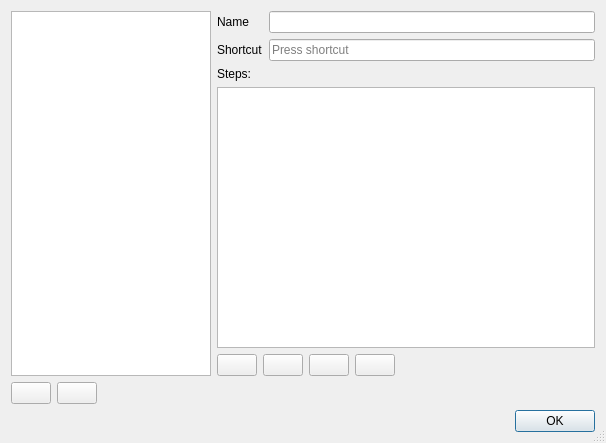
<?xml version="1.0" encoding="UTF-8"?>
<ui version="4.0">
 <class>MacroEditorDialog</class>
 <widget class="QDialog" name="MacroEditorDialog">
  <property name="geometry">
   <rect>
    <x>0</x>
    <y>0</y>
    <width>606</width>
    <height>443</height>
   </rect>
  </property>
  <property name="windowTitle">
   <string>Macro Editor</string>
  </property>
  <property name="sizeGripEnabled">
   <bool>true</bool>
  </property>
  <layout class="QVBoxLayout" name="verticalLayout_2">
   <item>
    <layout class="QHBoxLayout" name="horizontalLayoutMacros">
     <item>
      <widget class="QListView" name="listMacros">
       <property name="maximumSize">
        <size>
         <width>200</width>
         <height>16777215</height>
        </size>
       </property>
       <property name="movement">
        <enum>QListView::Static</enum>
       </property>
       <property name="uniformItemSizes">
        <bool>true</bool>
       </property>
      </widget>
     </item>
     <item>
      <layout class="QVBoxLayout" name="verticalLayoutMacroDetails">
       <item>
        <layout class="QGridLayout" name="gridLayout">
         <item row="0" column="1">
          <widget class="QLineEdit" name="editMacroName"/>
         </item>
         <item row="0" column="0">
          <widget class="QLabel" name="label">
           <property name="text">
            <string>Name</string>
           </property>
          </widget>
         </item>
         <item row="1" column="1">
          <widget class="QKeySequenceEdit" name="keyMacroShortcut"/>
         </item>
         <item row="1" column="0">
          <widget class="QLabel" name="label_2">
           <property name="text">
            <string>Shortcut</string>
           </property>
          </widget>
         </item>
        </layout>
       </item>
       <item>
        <widget class="QLabel" name="label_3">
         <property name="text">
          <string>Steps:</string>
         </property>
        </widget>
       </item>
       <item>
        <widget class="QTableView" name="tblMacroSteps">
         <property name="selectionMode">
          <enum>QAbstractItemView::SingleSelection</enum>
         </property>
         <property name="verticalScrollMode">
          <enum>QAbstractItemView::ScrollPerPixel</enum>
         </property>
         <property name="wordWrap">
          <bool>false</bool>
         </property>
         <property name="cornerButtonEnabled">
          <bool>false</bool>
         </property>
         <attribute name="verticalHeaderVisible">
          <bool>false</bool>
         </attribute>
        </widget>
       </item>
       <item>
        <layout class="QHBoxLayout" name="horizontalLayout_2">
         <item>
          <widget class="QPushButton" name="btnInsertMacroStep">
           <property name="toolTip">
            <string>Insert Macro Step</string>
           </property>
           <property name="text">
            <string/>
           </property>
           <property name="icon">
            <iconset resource="../resources.qrc">
             <normaloff>:/icons/plus.svg</normaloff>:/icons/plus.svg</iconset>
           </property>
          </widget>
         </item>
         <item>
          <widget class="QPushButton" name="btnDeleteMacroStep">
           <property name="toolTip">
            <string>Delete Selected Macro Step</string>
           </property>
           <property name="text">
            <string/>
           </property>
           <property name="icon">
            <iconset resource="../resources.qrc">
             <normaloff>:/icons/table_delete.svg</normaloff>:/icons/table_delete.svg</iconset>
           </property>
          </widget>
         </item>
         <item>
          <widget class="QPushButton" name="btnMoveMacroStepUp">
           <property name="toolTip">
            <string>Move Selected Macro Step Up</string>
           </property>
           <property name="text">
            <string/>
           </property>
           <property name="icon">
            <iconset resource="../resources.qrc">
             <normaloff>:/icons/arrow_up.svg</normaloff>:/icons/arrow_up.svg</iconset>
           </property>
          </widget>
         </item>
         <item>
          <widget class="QPushButton" name="btnMoveMacroStepDown">
           <property name="toolTip">
            <string>Move Selected Macro Step Down</string>
           </property>
           <property name="text">
            <string/>
           </property>
           <property name="icon">
            <iconset resource="../resources.qrc">
             <normaloff>:/icons/arrow_down.svg</normaloff>:/icons/arrow_down.svg</iconset>
           </property>
          </widget>
         </item>
         <item>
          <spacer name="horizontalSpacer_2">
           <property name="orientation">
            <enum>Qt::Horizontal</enum>
           </property>
           <property name="sizeHint" stdset="0">
            <size>
             <width>40</width>
             <height>20</height>
            </size>
           </property>
          </spacer>
         </item>
        </layout>
       </item>
      </layout>
     </item>
    </layout>
   </item>
   <item>
    <layout class="QHBoxLayout" name="horizontalLayout">
     <item>
      <widget class="QPushButton" name="btnCopyMacro">
       <property name="toolTip">
        <string>Copy Selected Macro</string>
       </property>
       <property name="text">
        <string/>
       </property>
       <property name="icon">
        <iconset>
         <normaloff>:/icons/copy.svg</normaloff>:/icons/copy.svg
        </iconset>
       </property>
      </widget>
     </item>
     <item>
      <widget class="QPushButton" name="btnDeleteMacro">
       <property name="toolTip">
        <string>Delete Selected Macro</string>
       </property>
       <property name="text">
        <string/>
       </property>
       <property name="icon">
        <iconset>
         <normaloff>:/icons/table_delete.svg</normaloff>:/icons/table_delete.svg
        </iconset>
       </property>
      </widget>
     </item>
     <item>
      <spacer name="horizontalSpacer">
       <property name="orientation">
        <enum>Qt::Horizontal</enum>
       </property>
       <property name="sizeHint" stdset="0">
        <size>
         <width>40</width>
         <height>20</height>
        </size>
       </property>
      </spacer>
     </item>
    </layout>
   </item>
   <item>
    <widget class="QDialogButtonBox" name="buttonBox">
     <property name="orientation">
      <enum>Qt::Horizontal</enum>
     </property>
     <property name="standardButtons">
      <set>QDialogButtonBox::Ok</set>
     </property>
    </widget>
   </item>
  </layout>
 </widget>
 <resources/>
 <connections>
  <connection>
   <sender>buttonBox</sender>
   <signal>accepted()</signal>
   <receiver>MacroEditorDialog</receiver>
   <slot>accept()</slot>
   <hints>
    <hint type="sourcelabel">
     <x>248</x>
     <y>254</y>
    </hint>
    <hint type="destinationlabel">
     <x>157</x>
     <y>274</y>
    </hint>
   </hints>
  </connection>
  <connection>
   <sender>buttonBox</sender>
   <signal>rejected()</signal>
   <receiver>MacroEditorDialog</receiver>
   <slot>reject()</slot>
   <hints>
    <hint type="sourcelabel">
     <x>316</x>
     <y>260</y>
    </hint>
    <hint type="destinationlabel">
     <x>286</x>
     <y>274</y>
    </hint>
   </hints>
  </connection>
 </connections>
</ui>
